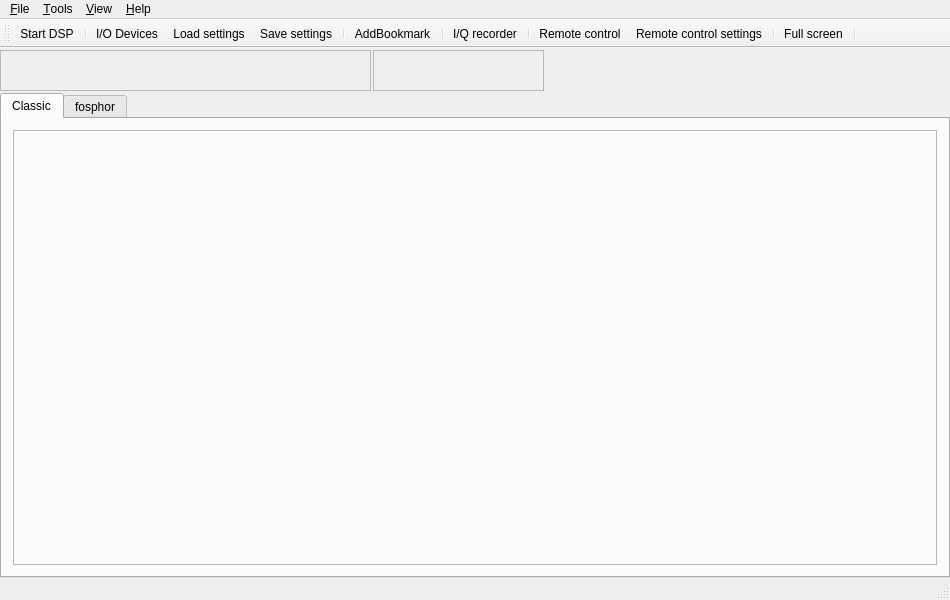
<?xml version="1.0" encoding="UTF-8"?>
<ui version="4.0">
 <class>MainWindow</class>
 <widget class="QMainWindow" name="MainWindow">
  <property name="geometry">
   <rect>
    <x>0</x>
    <y>0</y>
    <width>950</width>
    <height>600</height>
   </rect>
  </property>
  <property name="windowTitle">
   <string>gqrx</string>
  </property>
  <property name="windowIcon">
   <iconset resource="../../icons.qrc">
    <normaloff>:/icons/icons/gqrx.svg</normaloff>:/icons/icons/gqrx.svg</iconset>
  </property>
  <property name="dockOptions">
   <set>QMainWindow::AllowNestedDocks|QMainWindow::AllowTabbedDocks|QMainWindow::AnimatedDocks</set>
  </property>
  <widget class="QWidget" name="centralWidget">
   <layout class="QVBoxLayout" name="verticalLayout_2">
    <property name="spacing">
     <number>2</number>
    </property>
    <property name="leftMargin">
     <number>0</number>
    </property>
    <property name="topMargin">
     <number>2</number>
    </property>
    <property name="rightMargin">
     <number>0</number>
    </property>
    <property name="bottomMargin">
     <number>0</number>
    </property>
    <item>
     <layout class="QHBoxLayout" name="horizontalLayout">
      <property name="spacing">
       <number>2</number>
      </property>
      <item>
       <widget class="CFreqCtrl" name="freqCtrl">
        <property name="sizePolicy">
         <sizepolicy hsizetype="Fixed" vsizetype="Fixed">
          <horstretch>0</horstretch>
          <verstretch>0</verstretch>
         </sizepolicy>
        </property>
        <property name="minimumSize">
         <size>
          <width>371</width>
          <height>41</height>
         </size>
        </property>
        <property name="toolTip">
         <string/>
        </property>
        <property name="frameShape">
         <enum>QFrame::StyledPanel</enum>
        </property>
        <property name="frameShadow">
         <enum>QFrame::Raised</enum>
        </property>
       </widget>
      </item>
      <item>
       <widget class="CMeter" name="sMeter">
        <property name="sizePolicy">
         <sizepolicy hsizetype="Fixed" vsizetype="Fixed">
          <horstretch>0</horstretch>
          <verstretch>0</verstretch>
         </sizepolicy>
        </property>
        <property name="minimumSize">
         <size>
          <width>171</width>
          <height>41</height>
         </size>
        </property>
        <property name="frameShape">
         <enum>QFrame::StyledPanel</enum>
        </property>
        <property name="frameShadow">
         <enum>QFrame::Raised</enum>
        </property>
       </widget>
      </item>
      <item>
       <spacer name="horizontalSpacer">
        <property name="orientation">
         <enum>Qt::Horizontal</enum>
        </property>
        <property name="sizeHint" stdset="0">
         <size>
          <width>40</width>
          <height>20</height>
         </size>
        </property>
       </spacer>
      </item>
     </layout>
    </item>
    <item>

     <widget class="QTabWidget" name="mainTabWidget">
      <property name="currentIndex">
       <number>0</number>
      </property>
      <widget class="QWidget" name="tab1">
       <attribute name="title">
        <string>Classic</string>
       </attribute>
       <layout class="QHBoxLayout" name="classic_container">
        <item>
         <widget class="CPlotter" name="plotter">
          <property name="sizePolicy">
           <sizepolicy hsizetype="Expanding" vsizetype="Expanding">
            <horstretch>0</horstretch>
            <verstretch>0</verstretch>
           </sizepolicy>
          </property>
          <property name="frameShape">
           <enum>QFrame::StyledPanel</enum>
          </property>
          <property name="frameShadow">
           <enum>QFrame::Raised</enum>
          </property>
         </widget>
        </item>
       </layout>
      </widget>
      <widget class="QWidget" name="tab2">
       <attribute name="title">
        <string>fosphor</string>
       </attribute>
          <property name="sizePolicy">
           <sizepolicy hsizetype="Expanding" vsizetype="Expanding">
            <horstretch>0</horstretch>
            <verstretch>0</verstretch>
           </sizepolicy>
          </property>
       <layout class="QHBoxLayout" name="fosphor_container">
       </layout>
      </widget>
     </widget>
    </item>
   </layout>
  </widget>
  <widget class="QMenuBar" name="menuBar">
   <property name="geometry">
    <rect>
     <x>0</x>
     <y>0</y>
     <width>950</width>
     <height>25</height>
    </rect>
   </property>
   <widget class="QMenu" name="menu_File">
    <property name="title">
     <string>&amp;File</string>
    </property>
    <addaction name="actionDSP"/>
    <addaction name="separator"/>
    <addaction name="actionIoConfig"/>
    <addaction name="actionLoadSettings"/>
    <addaction name="actionSaveSettings"/>
    <addaction name="separator"/>
    <addaction name="actionQuit"/>
   </widget>
   <widget class="QMenu" name="menu_View">
    <property name="title">
     <string>&amp;View</string>
    </property>
   </widget>
   <widget class="QMenu" name="menu_Help">
    <property name="title">
     <string>&amp;Help</string>
    </property>
    <addaction name="actionUserGroup"/>
    <addaction name="actionNews"/>
    <addaction name="separator"/>
    <addaction name="actionAbout"/>
    <addaction name="actionAboutQt"/>
   </widget>
   <widget class="QMenu" name="menu_Tools">
    <property name="title">
     <string>&amp;Tools</string>
    </property>
    <addaction name="actionRemoteControl"/>
    <addaction name="actionRemoteConfig"/>
    <addaction name="separator"/>
    <addaction name="actionIqTool"/>
    <addaction name="separator"/>
    <addaction name="actionAFSK1200"/>
   </widget>
   <addaction name="menu_File"/>
   <addaction name="menu_Tools"/>
   <addaction name="menu_View"/>
   <addaction name="menu_Help"/>
  </widget>
  <widget class="QToolBar" name="mainToolBar">
   <property name="windowTitle">
    <string>Main toolbar</string>
   </property>
   <attribute name="toolBarArea">
    <enum>TopToolBarArea</enum>
   </attribute>
   <attribute name="toolBarBreak">
    <bool>false</bool>
   </attribute>
   <addaction name="actionDSP"/>
   <addaction name="separator"/>
   <addaction name="actionIoConfig"/>
   <addaction name="actionLoadSettings"/>
   <addaction name="actionSaveSettings"/>
   <addaction name="separator"/>
   <addaction name="actionAddBookmark"/>
   <addaction name="separator"/>
   <addaction name="actionIqTool"/>
   <addaction name="separator"/>
   <addaction name="actionRemoteControl"/>
   <addaction name="actionRemoteConfig"/>
   <addaction name="separator"/>
   <addaction name="actionFullScreen"/>
   <addaction name="separator"/>
  </widget>
  <widget class="QStatusBar" name="statusBar">
   <property name="enabled">
    <bool>true</bool>
   </property>
  </widget>
  <action name="actionQuit">
   <property name="text">
    <string>Quit</string>
   </property>
   <property name="toolTip">
    <string>Quit application</string>
   </property>
   <property name="shortcut">
    <string>Ctrl+Q</string>
   </property>
  </action>
  <action name="actionAbout">
   <property name="text">
    <string>About Gqrx</string>
   </property>
   <property name="toolTip">
    <string>Information about Gqrx</string>
   </property>
  </action>
  <action name="actionAboutQt">
   <property name="text">
    <string>About Qt</string>
   </property>
   <property name="toolTip">
    <string>About the Qt toolkit</string>
   </property>
  </action>
  <action name="actionDSP">
   <property name="checkable">
    <bool>true</bool>
   </property>
   <property name="icon">
    <iconset resource="../../icons.qrc">
     <normaloff>:/icons/icons/power-off.svg</normaloff>:/icons/icons/power-off.svg</iconset>
   </property>
   <property name="text">
    <string>Start DSP</string>
   </property>
   <property name="toolTip">
    <string>Start DSP</string>
   </property>
   <property name="shortcut">
    <string>Ctrl+D</string>
   </property>
  </action>
  <action name="actionAFSK1200">
   <property name="text">
    <string>AFSK1200 Decoder</string>
   </property>
   <property name="toolTip">
    <string>Start AFSK1200 decoder</string>
   </property>
  </action>
  <action name="actionSched">
   <property name="checkable">
    <bool>true</bool>
   </property>
   <property name="enabled">
    <bool>false</bool>
   </property>
   <property name="icon">
    <iconset resource="../../icons.qrc">
     <normaloff>:/icons/icons/clock.svg</normaloff>:/icons/icons/clock.svg</iconset>
   </property>
   <property name="text">
    <string>Scheduler</string>
   </property>
   <property name="toolTip">
    <string>Schedule recordings and other actions</string>
   </property>
  </action>
  <action name="actionIoConfig">
   <property name="enabled">
    <bool>true</bool>
   </property>
   <property name="icon">
    <iconset resource="../../icons.qrc">
     <normaloff>:/icons/icons/flash.svg</normaloff>:/icons/icons/flash.svg</iconset>
   </property>
   <property name="text">
    <string>I/O Devices</string>
   </property>
   <property name="toolTip">
    <string>Configure I/O devices</string>
   </property>
   <property name="visible">
    <bool>true</bool>
   </property>
  </action>
  <action name="actionUserGroup">
   <property name="icon">
    <iconset resource="../../icons.qrc">
     <normaloff>:/icons/icons/help.svg</normaloff>:/icons/icons/help.svg</iconset>
   </property>
   <property name="text">
    <string>Gqrx user group</string>
   </property>
   <property name="toolTip">
    <string>Discussion group for Gqrx users</string>
   </property>
  </action>
  <action name="actionFullScreen">
   <property name="checkable">
    <bool>true</bool>
   </property>
   <property name="icon">
    <iconset resource="../../icons.qrc">
     <normaloff>:/icons/icons/fullscreen.svg</normaloff>:/icons/icons/fullscreen.svg</iconset>
   </property>
   <property name="text">
    <string>Full screen</string>
   </property>
   <property name="toolTip">
    <string>Toggle full screen mode</string>
   </property>
   <property name="shortcut">
    <string>F11</string>
   </property>
  </action>
  <action name="actionLoadSettings">
   <property name="icon">
    <iconset resource="../../icons.qrc">
     <normaloff>:/icons/icons/folder.svg</normaloff>:/icons/icons/folder.svg</iconset>
   </property>
   <property name="text">
    <string>Load settings</string>
   </property>
   <property name="toolTip">
    <string>Load previously stored configuration</string>
   </property>
   <property name="shortcut">
    <string>Ctrl+L</string>
   </property>
  </action>
  <action name="actionSaveSettings">
   <property name="icon">
    <iconset resource="../../icons.qrc">
     <normaloff>:/icons/icons/floppy.svg</normaloff>:/icons/icons/floppy.svg</iconset>
   </property>
   <property name="text">
    <string>Save settings</string>
   </property>
   <property name="toolTip">
    <string>Save current configuration</string>
   </property>
   <property name="shortcut">
    <string>Ctrl+S</string>
   </property>
  </action>
  <action name="actionAddBookmark">
   <property name="icon">
    <iconset resource="../../icons.qrc">
     <normaloff>:/icons/icons/bookmark-new.svg</normaloff>:/icons/icons/bookmark-new.svg</iconset>
   </property>
   <property name="text">
    <string>AddBookmark</string>
   </property>
   <property name="toolTip">
    <string>Bookmark the current frequency and mode</string>
   </property>
  </action>
  <action name="actionRemoteControl">
   <property name="checkable">
    <bool>true</bool>
   </property>
   <property name="enabled">
    <bool>true</bool>
   </property>
   <property name="icon">
    <iconset resource="../../icons.qrc">
     <normaloff>:/icons/icons/tangeo-network-idle.svg</normaloff>:/icons/icons/tangeo-network-idle.svg</iconset>
   </property>
   <property name="text">
    <string>&amp;Remote control</string>
   </property>
   <property name="toolTip">
    <string>Remote control via TCP</string>
   </property>
  </action>
  <action name="actionRemoteConfig">
   <property name="icon">
    <iconset resource="../../icons.qrc">
     <normaloff>:/icons/icons/settings.svg</normaloff>:/icons/icons/settings.svg</iconset>
   </property>
   <property name="text">
    <string>Remote &amp;control settings</string>
   </property>
   <property name="toolTip">
    <string>Configure remote control settings</string>
   </property>
  </action>
  <action name="actionIqTool">
   <property name="icon">
    <iconset resource="../../icons.qrc">
     <normaloff>:/icons/icons/signal.svg</normaloff>:/icons/icons/signal.svg</iconset>
   </property>
   <property name="text">
    <string>I/Q recorder</string>
   </property>
   <property name="toolTip">
    <string>Record and play I/Q data</string>
   </property>
   <property name="shortcut">
    <string>Ctrl+I</string>
   </property>
  </action>
  <action name="actionNews">
   <property name="icon">
    <iconset resource="../../icons.qrc">
     <normaloff>:/icons/icons/info.svg</normaloff>:/icons/icons/info.svg</iconset>
   </property>
   <property name="text">
    <string>News</string>
   </property>
   <property name="toolTip">
    <string>Show news about this release</string>
   </property>
  </action>
 </widget>
 <layoutdefault spacing="6" margin="11"/>
 <customwidgets>
  <customwidget>
   <class>CFreqCtrl</class>
   <extends>QFrame</extends>
   <header>qtgui/freqctrl.h</header>
   <container>1</container>
  </customwidget>
  <customwidget>
   <class>CPlotter</class>
   <extends>QFrame</extends>
   <header>qtgui/plotter.h</header>
   <container>1</container>
  </customwidget>
  <customwidget>
   <class>CMeter</class>
   <extends>QFrame</extends>
   <header>qtgui/meter.h</header>
   <container>1</container>
  </customwidget>
 </customwidgets>
 <resources>
  <include location="../../icons.qrc"/>
 </resources>
 <connections>
  <connection>
   <sender>actionQuit</sender>
   <signal>triggered()</signal>
   <receiver>MainWindow</receiver>
   <slot>close()</slot>
   <hints>
    <hint type="sourcelabel">
     <x>-1</x>
     <y>-1</y>
    </hint>
    <hint type="destinationlabel">
     <x>450</x>
     <y>257</y>
    </hint>
   </hints>
  </connection>
 </connections>
</ui>
